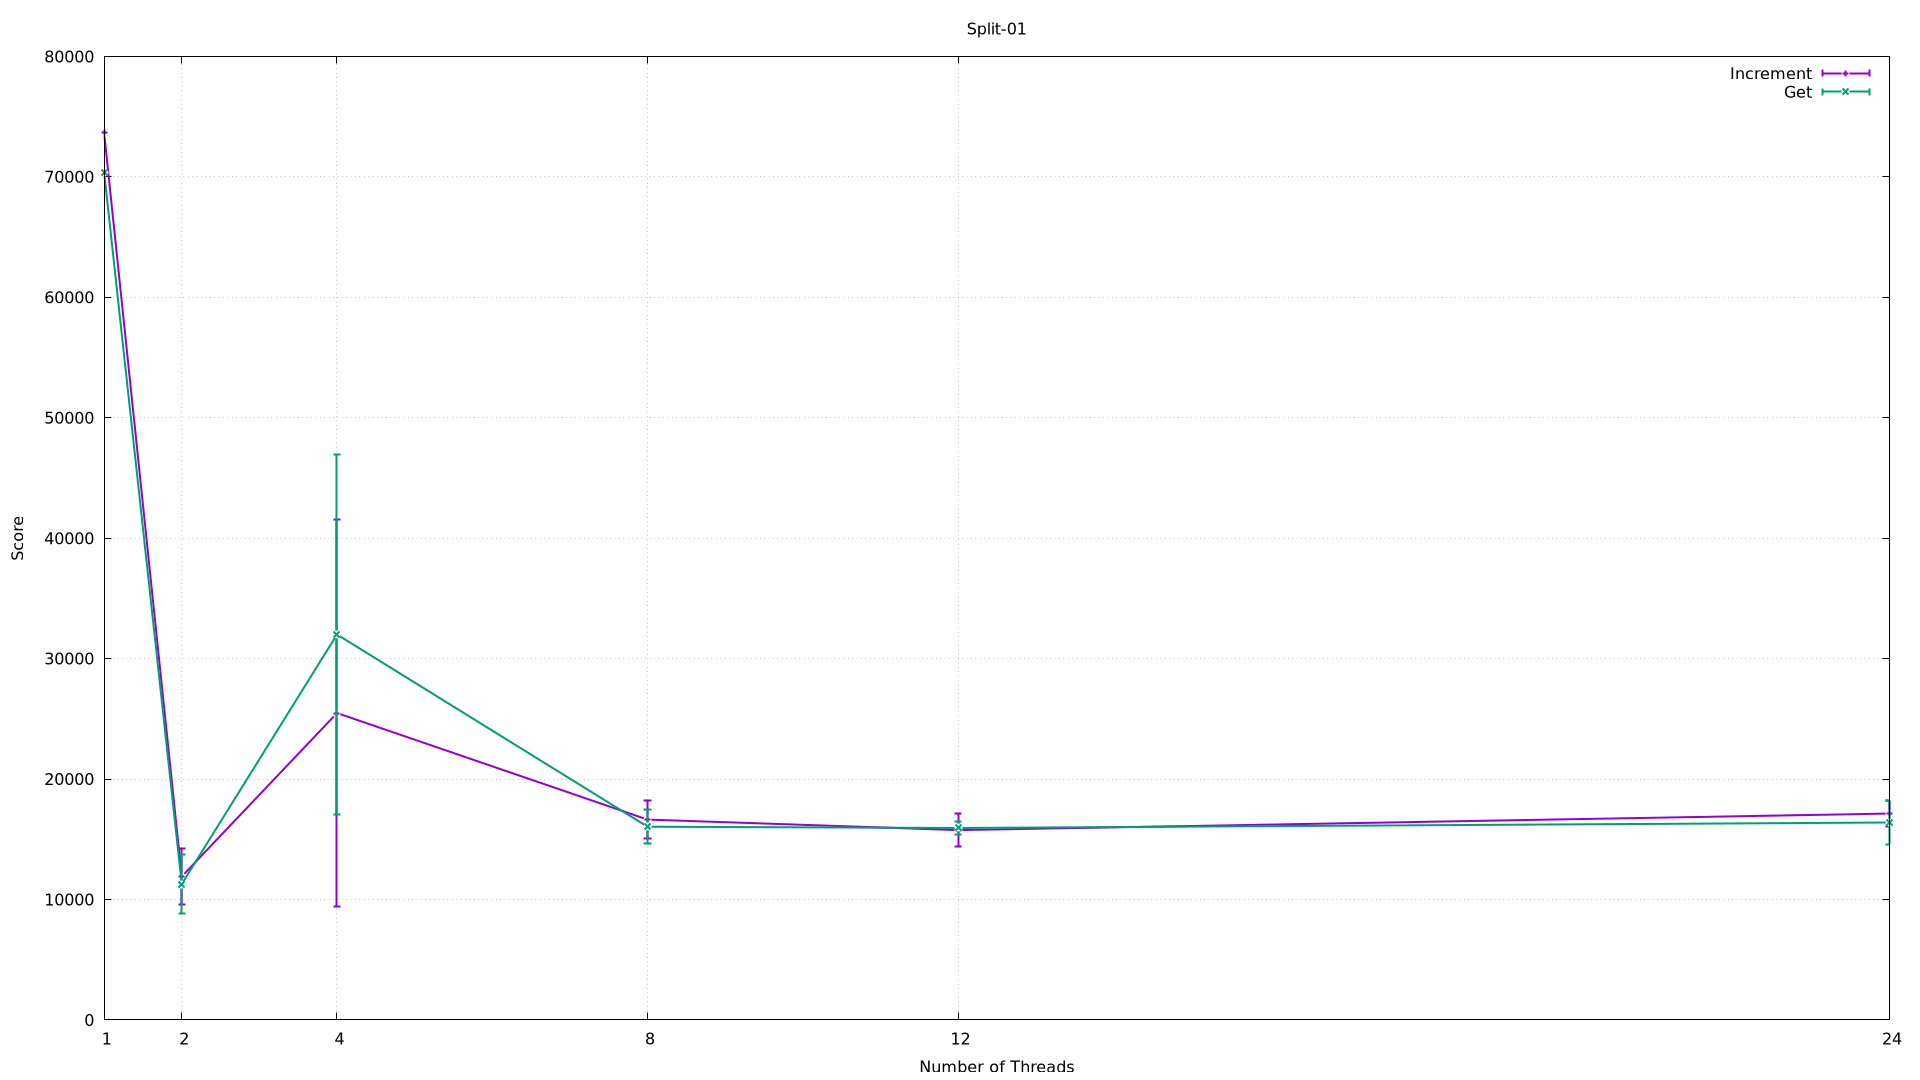

Write gnuplot code to recreate this figure.
set terminal pngcairo size 1920,1080
set output 'Split-01.png'
set title 'Split-01'
set xlabel 'Number of Threads'
set xtics (1, 2, 4, 8, 12, 24)
set ylabel 'Score'
set yrange [0:*]
set grid
plot 'Split-01.dat' index 0 title 'Increment' with yerrorlines linewidth 2, \
     'Split-01.dat' index 1 title 'Get' with yerrorlines linewidth 2
